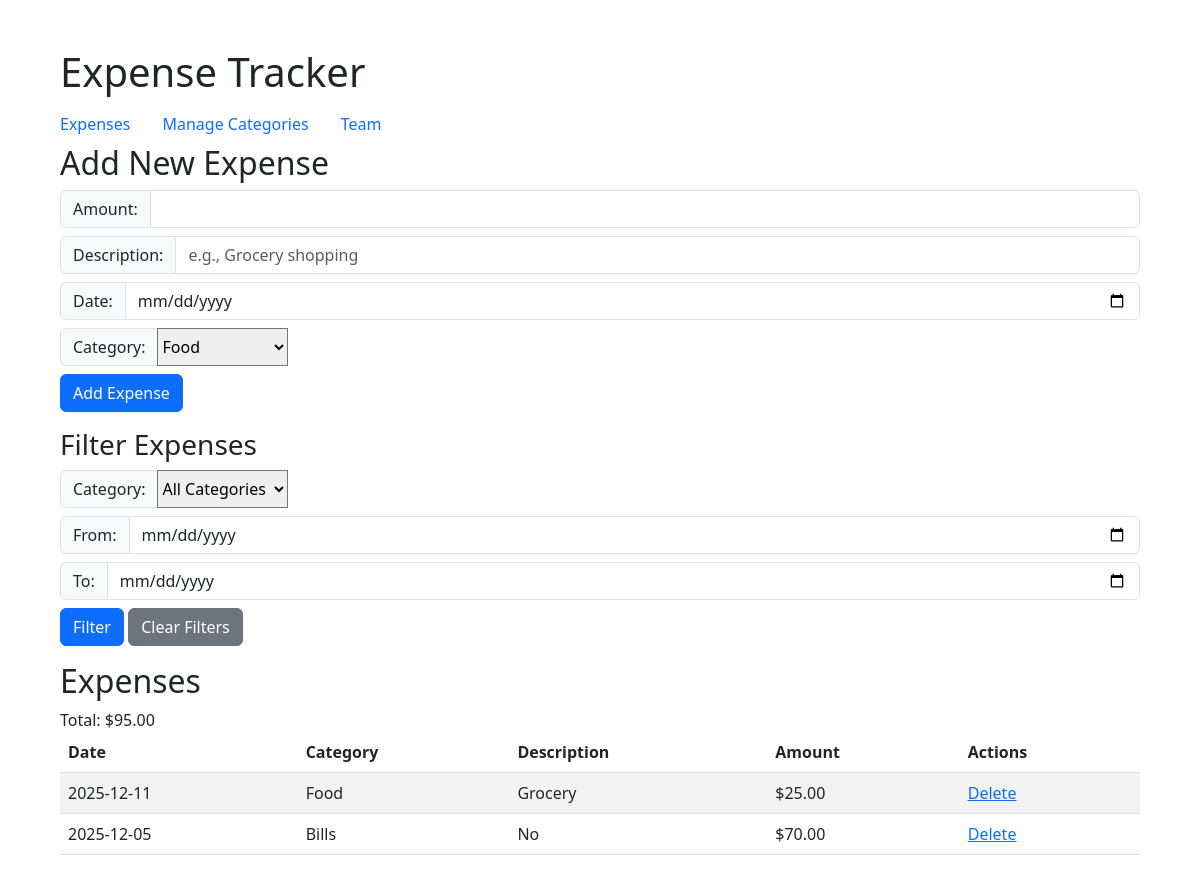
Before: / with the older database file.
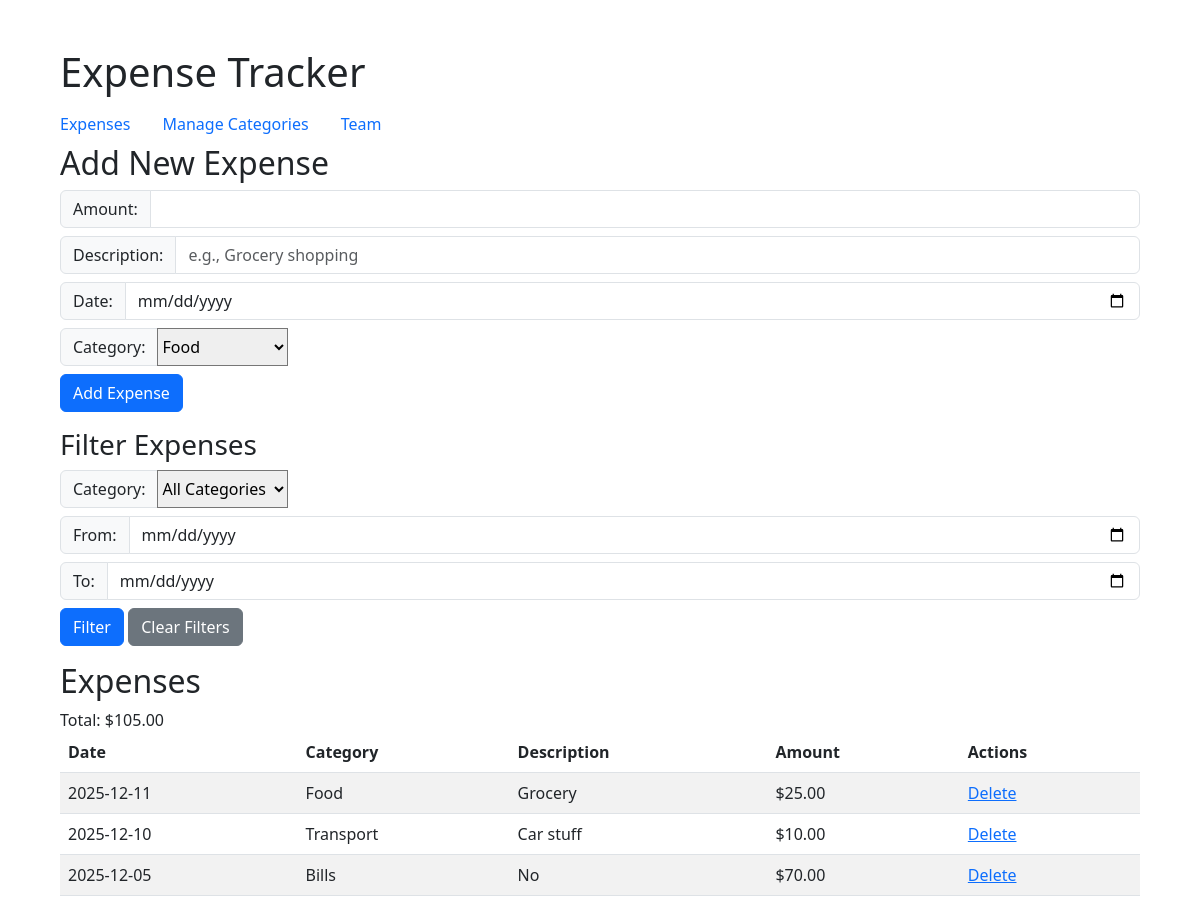
After: the same page with the newer database file.
### app.py (models this page shows)
class Expense(db.Model):
    id = db.Column(db.Integer, primary_key=True)
    amount = db.Column(db.Float, nullable=False)
    description = db.Column(db.String(200))
    date = db.Column(db.Date, nullable=False)
    category_id = db.Column(db.Integer, db.ForeignKey('category.id'), nullable=False)
    category = db.relationship('Category', backref='expenses')

class Category(db.Model):
    id = db.Column(db.Integer, primary_key=True)
    name = db.Column(db.String(50), unique=True, nullable=False)

### app.py (the view)
@app.route('/')
def index():
    category_filter = request.args.get('category')
    date_from = request.args.get('date_from')
    date_to = request.args.get('date_to')
    print(date_to)
    print(date_from)
    query = Expense.query
    if category_filter:
        query = query.filter_by(category_id=category_filter)
    if date_from:
        query = query.filter(Expense.date >= datetime.strptime(date_from, '%Y-%m-%d').date())
    if date_to:
        query = query.filter(Expense.date <= datetime.strptime(date_to, '%Y-%m-%d').date())
    expense_list = query.order_by(Expense.date.desc()).all()
    categories = Category.query.all()
    total = sum(expense.amount for expense in expense_list)
    return render_template('base.html',
                         expense_list=expense_list,
                         categories=categories,
                         total=total)

### templates/base.html (shortened to what this page needs)
<!DOCTYPE html>
<html lang="en">
<head>
    <link href="https://cdn.jsdelivr.net/npm/bootstrap@5.3.0/dist/css/bootstrap.min.css" rel="stylesheet">
</head>
  <body>
    <div class="container">
      <h1>Expense Tracker</h1>
      <ul class="nav">
        <li class="nav-item">
          <a class="nav-link ps-0" href="/">Expenses</a>
        </li>
        <li class="nav-item">
          <a class="nav-link" href="/categories">Manage Categories</a>
        </li>
        <li class="nav-item">
          <a class="nav-link" href="/team">Team</a>
        </li>
      </ul>
    </div>
    <div class="container mb-3">
      <h2>Add New Expense</h2>
      <form action="/expense/create" method="POST">
          <div class="input-group mb-2">
              <label class="input-group-text"for="amount">Amount:</label>
              <input class="form-control" type="number" step="0.01" name="amount" required>
          </div>
          <div class="input-group mb-2">
              <label class="input-group-text"for="description">Description:</label>
              <input class="form-control" type="text" name="description" placeholder="e.g., Grocery shopping">
          </div>
          <div class="input-group mb-2">
              <label class="input-group-text"for="date">Date:</label>
              <input class="form-control" type="date" name="date" required>
          </div>
          <div class="input-group mb-2">
              <label class="input-group-text"for="category_id">Category:</label>
              <select name="category_id" required>
                  {% for category in categories %}
                  <option value="{{ category.id }}">{{ category.name }}</option>
                  {% endfor %}
              </select>
          </div>
          <button class="btn btn-primary" type="submit">Add Expense</button>
      </form>
    </div>
    <div class="container mb-3">
        <h3>Filter Expenses</h3>
        <form action="/" method="GET">
            <div class="input-group mb-2">
                <label class="input-group-text"for="category">Category:</label>
                <select name="category">
                    <option value="">All Categories</option>
                </select>
            </div>
            <div class="input-group mb-2">
                <label class="input-group-text"for="date_from">From:</label>
                <input class="form-control" type="date" name="date_from">
            </div>
            <div class="input-group mb-2">
                <label class="input-group-text"for="date_to">To:</label>
                <input class="form-control" type="date" name="date_to">
            </div>
            <button class="btn btn-primary" type="submit">Filter</button>
            <a href="/"><button class="btn btn-secondary" type="button">Clear Filters</button></a>
        </form>
    </div>
    <div class="container">
      <h2>Expenses</h2>
      <div class="total">Total: ${{ "%.2f"|format(total) }}</div>
      <table class="table table-striped">
          <thead>
              <tr>
                  <th scope="col">Date</th>
                  <th scope="col">Category</th>
                  <th scope="col">Description</th>
                  <th scope="col">Amount</th>
                  <th scope="col">Actions</th>
              </tr>
          </thead>
          <tbody>
              {% for expense in expense_list %}
              <tr>
                  <td>{{ expense.date }}</td>
                  <td>{{ expense.category.name }}</td>
                  <td>{{ expense.description }}</td>
                  <td>${{ "%.2f"|format(expense.amount) }}</td>
                  <td>
                      <a href="/expense/delete/{{ expense.id }}">Delete</a>
                  </td>
              </tr>
              {% endfor %}
          </tbody>
      </table>
    </div>
</body>
</html>

Changed rows visible on the page:
added Expense: date "2025-12-10", category.name "Transport", description "Car stuff", amount "10.00"
Other visible differences:
{{ "%.2f"|format(total) }}: "95.00" → "105.00"
